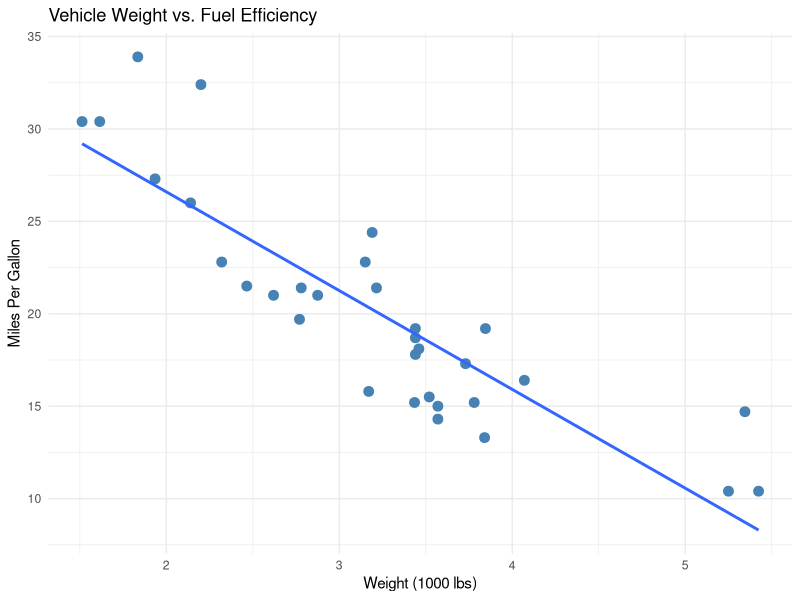

Recreate this plot in R.
## ---- chunk 1
library(ggplot2)

data(mtcars)

head(mtcars)
## ---- chunk 2
summary(mtcars)

mean(mtcars$mpg)
## ---- chunk 3
ggplot(mtcars, aes(x = wt, y = mpg)) +
  geom_point(color = "steelblue", size = 3) +
  geom_smooth(method = "lm", se = FALSE) +
  labs(
    title = "Vehicle Weight vs. Fuel Efficiency",
    x = "Weight (1000 lbs)",
    y = "Miles Per Gallon"
  ) +
  theme_minimal()
